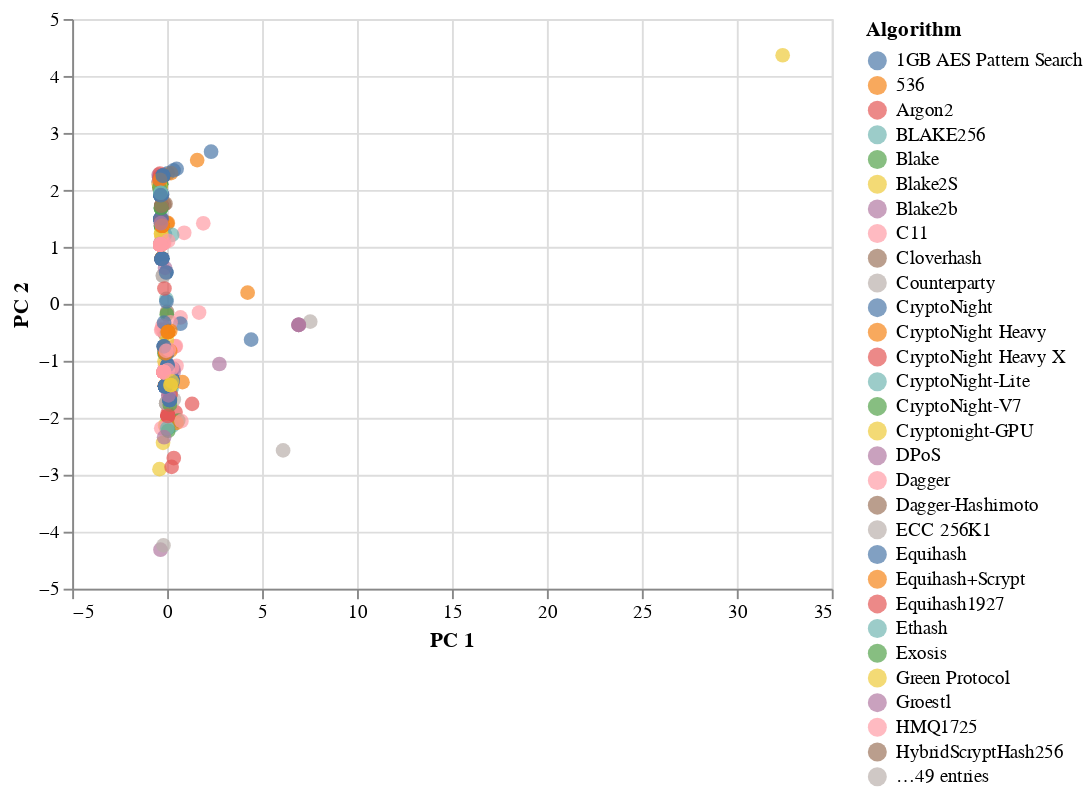

Notebook code cell kept with this figure:
### Code cell
# alair
# import altair as alt
# from vega_datasets import data

# source = data.cars()

alt.Chart(clustered_df).mark_circle(size=60).encode(
    x='PC 1',
    y='PC 2',
    color='Algorithm',
    tooltip=["CoinName", "Algorithm", "TotalCoinsMined", "TotalCoinSupply"]
).interactive()

### Figure 1 — Vega-Lite specification as saved in the notebook (floating-point values rounded to 4 significant figures; data arrays with more than 128 entries replaced by an {"elided": "..."} marker saying what was removed)
{"config": {"view": {"continuousWidth": 400, "continuousHeight": 300}}, "data": {"name": "data-f8040e4a3d22cf6c5c2f70248d9c6484"}, "mark": {"type": "circle", "size": 60}, "encoding": {"color": {"type": "nominal", "field": "Algorithm"}, "tooltip": [{"type": "nominal", "field": "CoinName"}, {"type": "nominal", "field": "Algorithm"}, {"type": "quantitative", "field": "TotalCoinsMined"}, {"type": "quantitative", "field": "TotalCoinSupply"}], "x": {"type": "quantitative", "field": "PC 1"}, "y": {"type": "quantitative", "field": "PC 2"}}, "selection": {"selector025": {"type": "interval", "bind": "scales", "encodings": ["x", "y"]}}, "$schema": "https://vega.github.io/schema/vega-lite/v4.8.1.json", "datasets": {"data-f8040e4a3d22cf6c5c2f70248d9c6484": {"elided": "637 records"}}}
